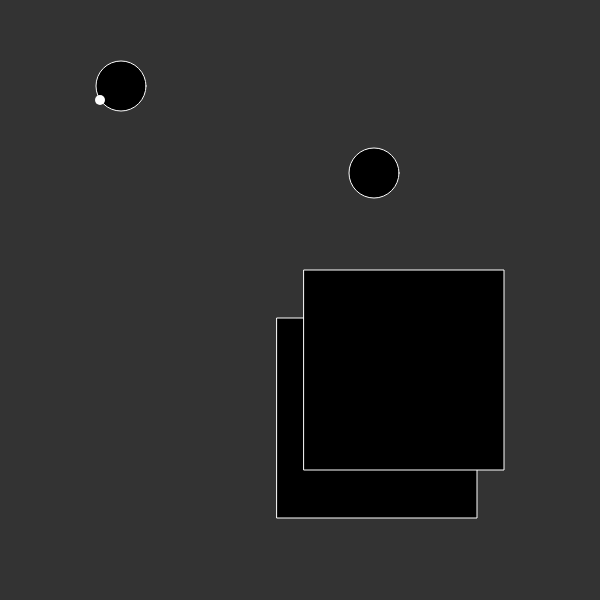
Frame 1 (no input)
Frame 60 (no input): identical to frame 1, image omitted
Frame 120 (the mouse pressed at the canvas centre since frame 60): identical to frame 1, image omitted

The p5.js sketch that drew this single still picture (run headless with seeded random() and noise() and a simulated clock; from frame 60 on, the mouse is pressed at the canvas centre):

// p5.js sketch
// ── sketch.js
let map;
let orb;


function setup(){
    createCanvas(600, 600);
    map = new Map(4);
    orb = new Orb(100, 100);
}

function draw(){
    background(51);
    map.show();
    orb.show();
    if(orb.change)
        orb.changePos(mouseX, mouseY);
}

function mousePressed(){
    console.log(mouseX, mouseY);
    
    if((mouseX > orb.body.x - orb.radius && mouseX < orb.body.x + orb.radius) && (mouseY > orb.body.y - orb.radius && mouseY < orb.body.y + orb.radius )){
        orb.change = true;
    }
}
// ── elements.js
class Element {
    constructor(){
        this.type = this.getTypeElement();
        this.len = this.getLengthElement();
        this.body = this.getPositionElement();
    }

    getTypeElement(){
        let t;
        switch (floor(random(3))) {
            case 0:
                t = 'square';
                break;
            case 1:
                t = 'rect';
                break;
            case 2:
                t = 'circle';
                break;
        
        }
        return t;
    }


    getLengthElement(){
        let len;
        switch (floor(random(5))) {
            case 1:
                len = 100;
                break;
            case 2:
                len = 200
                break;
            case 3:
                len = 50;
                break;
            case 4:
                len = 75;
                break;
            case 5:
                len = 120;
                break;
            case 0:
                len = 300;
                break;
        
        }
        return len;
    }


    getPositionElement(){
        return createVector(floor(random(width - this.len)), floor(random(height - this.len)));
    }


    show(){
        stroke(255)
        fill(0);
        switch(this.type){
            case 'square':
                rect(this.body.x, this.body.y, this.len, this.len);
                break;
            case 'circle':
                circle(this.body.x, this.body.y, this.len/2);
                break;
            case 'rect':
                rect(this.body.x, this.body.y, this.len, this.len - 30);
                break;
        }
    }
}
// ── map.js
class Map {
    constructor(e){
        this.elements = new Array(e);
        for(let i = 0; i < this.elements.length; i++)
            this.elements[i] = new Element();
        
    }


    show(){
        for(let i = 0; i < this.elements.length; i++)
            this.elements[i].show();
    }
}
// ── orb.js
class Orb {
    constructor(x, y){
        this.body = createVector(x, y);
        this.radius = 10;
        this.change = false;
    }

    show(){
        fill(255);
        noStroke();
        circle(this.body.x, this.body.y, this.radius);
    }

    changePos(x, y){
        this.body.x = x;
        this.body.y = y;
    }
}
